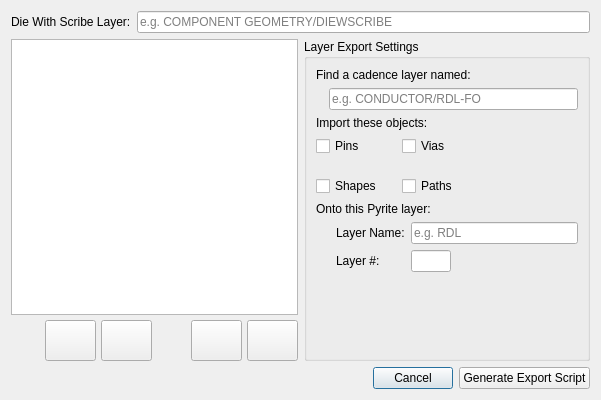
<?xml version="1.0" encoding="UTF-8"?>
<ui version="4.0">
 <class>ExportScriptGeneratorDialog</class>
 <widget class="QDialog" name="ExportScriptGeneratorDialog">
  <property name="geometry">
   <rect>
    <x>0</x>
    <y>0</y>
    <width>601</width>
    <height>400</height>
   </rect>
  </property>
  <property name="windowTitle">
   <string>Generate Cadence Export Script</string>
  </property>
  <layout class="QVBoxLayout" name="verticalLayout_6">
   <item>
    <layout class="QFormLayout" name="formLayout_2">
     <property name="formAlignment">
      <set>Qt::AlignLeading|Qt::AlignLeft|Qt::AlignTop</set>
     </property>
     <item row="0" column="0">
      <widget class="QLabel" name="label_6">
       <property name="text">
        <string>Die With Scribe Layer:</string>
       </property>
      </widget>
     </item>
     <item row="0" column="1">
      <widget class="QLineEdit" name="txtDieWScribeLayerName">
       <property name="minimumSize">
        <size>
         <width>300</width>
         <height>0</height>
        </size>
       </property>
       <property name="placeholderText">
        <string>e.g. COMPONENT GEOMETRY/DIEWSCRIBE</string>
       </property>
      </widget>
     </item>
    </layout>
   </item>
   <item>
    <layout class="QHBoxLayout" name="horizontalLayout_4">
     <item>
      <layout class="QVBoxLayout" name="verticalLayout_5">
       <property name="spacing">
        <number>5</number>
       </property>
       <item>
        <widget class="QListWidget" name="lstLayers">
         <property name="minimumSize">
          <size>
           <width>200</width>
           <height>0</height>
          </size>
         </property>
        </widget>
       </item>
       <item>
        <layout class="QHBoxLayout" name="horizontalLayout_3">
         <item>
          <spacer name="horizontalSpacer_3">
           <property name="orientation">
            <enum>Qt::Horizontal</enum>
           </property>
           <property name="sizeHint" stdset="0">
            <size>
             <width>18</width>
             <height>20</height>
            </size>
           </property>
          </spacer>
         </item>
         <item>
          <widget class="QPushButton" name="btnMoveDown">
           <property name="minimumSize">
            <size>
             <width>51</width>
             <height>41</height>
            </size>
           </property>
           <property name="maximumSize">
            <size>
             <width>51</width>
             <height>41</height>
            </size>
           </property>
           <property name="text">
            <string/>
           </property>
           <property name="icon">
            <iconset>
             <normalon>assets/go-down.png</normalon>
            </iconset>
           </property>
          </widget>
         </item>
         <item>
          <widget class="QPushButton" name="btnMoveUp">
           <property name="minimumSize">
            <size>
             <width>51</width>
             <height>41</height>
            </size>
           </property>
           <property name="maximumSize">
            <size>
             <width>51</width>
             <height>41</height>
            </size>
           </property>
           <property name="text">
            <string/>
           </property>
           <property name="icon">
            <iconset>
             <normalon>assets/go-up.png</normalon>
            </iconset>
           </property>
          </widget>
         </item>
         <item>
          <spacer name="horizontalSpacer_5">
           <property name="orientation">
            <enum>Qt::Horizontal</enum>
           </property>
           <property name="sizeHint" stdset="0">
            <size>
             <width>17</width>
             <height>20</height>
            </size>
           </property>
          </spacer>
         </item>
         <item>
          <widget class="QPushButton" name="btnRemove">
           <property name="minimumSize">
            <size>
             <width>51</width>
             <height>41</height>
            </size>
           </property>
           <property name="maximumSize">
            <size>
             <width>51</width>
             <height>41</height>
            </size>
           </property>
           <property name="text">
            <string/>
           </property>
           <property name="icon">
            <iconset>
             <normalon>assets/edit-remove-3.png</normalon>
            </iconset>
           </property>
          </widget>
         </item>
         <item>
          <widget class="QPushButton" name="btnAdd">
           <property name="minimumSize">
            <size>
             <width>51</width>
             <height>41</height>
            </size>
           </property>
           <property name="maximumSize">
            <size>
             <width>51</width>
             <height>41</height>
            </size>
           </property>
           <property name="text">
            <string/>
           </property>
           <property name="icon">
            <iconset>
             <normalon>assets/edit-add-2.png</normalon>
            </iconset>
           </property>
          </widget>
         </item>
        </layout>
       </item>
      </layout>
     </item>
     <item>
      <widget class="QGroupBox" name="groupBox">
       <property name="title">
        <string>Layer Export Settings</string>
       </property>
       <layout class="QVBoxLayout" name="verticalLayout_4">
        <item>
         <layout class="QVBoxLayout" name="verticalLayout">
          <item>
           <widget class="QLabel" name="label">
            <property name="text">
             <string>Find a cadence layer named:</string>
            </property>
           </widget>
          </item>
          <item>
           <layout class="QHBoxLayout" name="horizontalLayout_2">
            <item>
             <spacer name="horizontalSpacer">
              <property name="orientation">
               <enum>Qt::Horizontal</enum>
              </property>
              <property name="sizeType">
               <enum>QSizePolicy::Fixed</enum>
              </property>
              <property name="sizeHint" stdset="0">
               <size>
                <width>13</width>
                <height>15</height>
               </size>
              </property>
             </spacer>
            </item>
            <item>
             <widget class="QLineEdit" name="txtCadenceLayerName">
              <property name="placeholderText">
               <string>e.g. CONDUCTOR/RDL-FO</string>
              </property>
             </widget>
            </item>
           </layout>
          </item>
         </layout>
        </item>
        <item>
         <layout class="QVBoxLayout" name="verticalLayout_2">
          <item>
           <widget class="QLabel" name="label_2">
            <property name="text">
             <string>Import these objects:</string>
            </property>
           </widget>
          </item>
          <item>
           <layout class="QHBoxLayout" name="horizontalLayout_5">
            <item>
             <layout class="QGridLayout" name="gridLayout">
              <property name="spacing">
               <number>20</number>
              </property>
              <item row="0" column="0">
               <widget class="QCheckBox" name="chckPins">
                <property name="text">
                 <string>Pins</string>
                </property>
               </widget>
              </item>
              <item row="0" column="1">
               <widget class="QCheckBox" name="chckVias">
                <property name="text">
                 <string>Vias</string>
                </property>
               </widget>
              </item>
              <item row="1" column="0">
               <widget class="QCheckBox" name="chckShapes">
                <property name="text">
                 <string>Shapes</string>
                </property>
               </widget>
              </item>
              <item row="1" column="1">
               <widget class="QCheckBox" name="chckPaths">
                <property name="text">
                 <string>Paths</string>
                </property>
               </widget>
              </item>
             </layout>
            </item>
            <item>
             <spacer name="horizontalSpacer_4">
              <property name="orientation">
               <enum>Qt::Horizontal</enum>
              </property>
              <property name="sizeHint" stdset="0">
               <size>
                <width>40</width>
                <height>20</height>
               </size>
              </property>
             </spacer>
            </item>
           </layout>
          </item>
         </layout>
        </item>
        <item>
         <layout class="QVBoxLayout" name="verticalLayout_3">
          <item>
           <widget class="QLabel" name="label_3">
            <property name="text">
             <string>Onto this Pyrite layer:</string>
            </property>
           </widget>
          </item>
          <item>
           <layout class="QFormLayout" name="formLayout">
            <property name="fieldGrowthPolicy">
             <enum>QFormLayout::ExpandingFieldsGrow</enum>
            </property>
            <property name="leftMargin">
             <number>20</number>
            </property>
            <item row="0" column="0">
             <widget class="QLabel" name="label_4">
              <property name="text">
               <string>Layer Name:</string>
              </property>
             </widget>
            </item>
            <item row="0" column="1">
             <widget class="QLineEdit" name="txtPyriteLayerName">
              <property name="placeholderText">
               <string>e.g. RDL</string>
              </property>
             </widget>
            </item>
            <item row="1" column="0">
             <widget class="QLabel" name="label_5">
              <property name="text">
               <string>Layer #:</string>
              </property>
             </widget>
            </item>
            <item row="1" column="1">
             <widget class="QLineEdit" name="txtPyriteLayerNumber">
              <property name="minimumSize">
               <size>
                <width>40</width>
                <height>0</height>
               </size>
              </property>
              <property name="maximumSize">
               <size>
                <width>40</width>
                <height>16777215</height>
               </size>
              </property>
             </widget>
            </item>
           </layout>
          </item>
         </layout>
        </item>
        <item>
         <spacer name="verticalSpacer">
          <property name="orientation">
           <enum>Qt::Vertical</enum>
          </property>
          <property name="sizeHint" stdset="0">
           <size>
            <width>20</width>
            <height>6</height>
           </size>
          </property>
         </spacer>
        </item>
       </layout>
      </widget>
     </item>
    </layout>
   </item>
   <item>
    <layout class="QHBoxLayout" name="horizontalLayout">
     <item>
      <spacer name="horizontalSpacer_2">
       <property name="orientation">
        <enum>Qt::Horizontal</enum>
       </property>
       <property name="sizeHint" stdset="0">
        <size>
         <width>40</width>
         <height>20</height>
        </size>
       </property>
      </spacer>
     </item>
     <item>
      <widget class="QPushButton" name="btnCancel">
       <property name="text">
        <string>Cancel</string>
       </property>
       <property name="default">
        <bool>true</bool>
       </property>
      </widget>
     </item>
     <item>
      <widget class="QPushButton" name="btnGenerateExportScript">
       <property name="text">
        <string>Generate Export Script</string>
       </property>
      </widget>
     </item>
    </layout>
   </item>
  </layout>
 </widget>
 <resources/>
 <connections/>
</ui>
